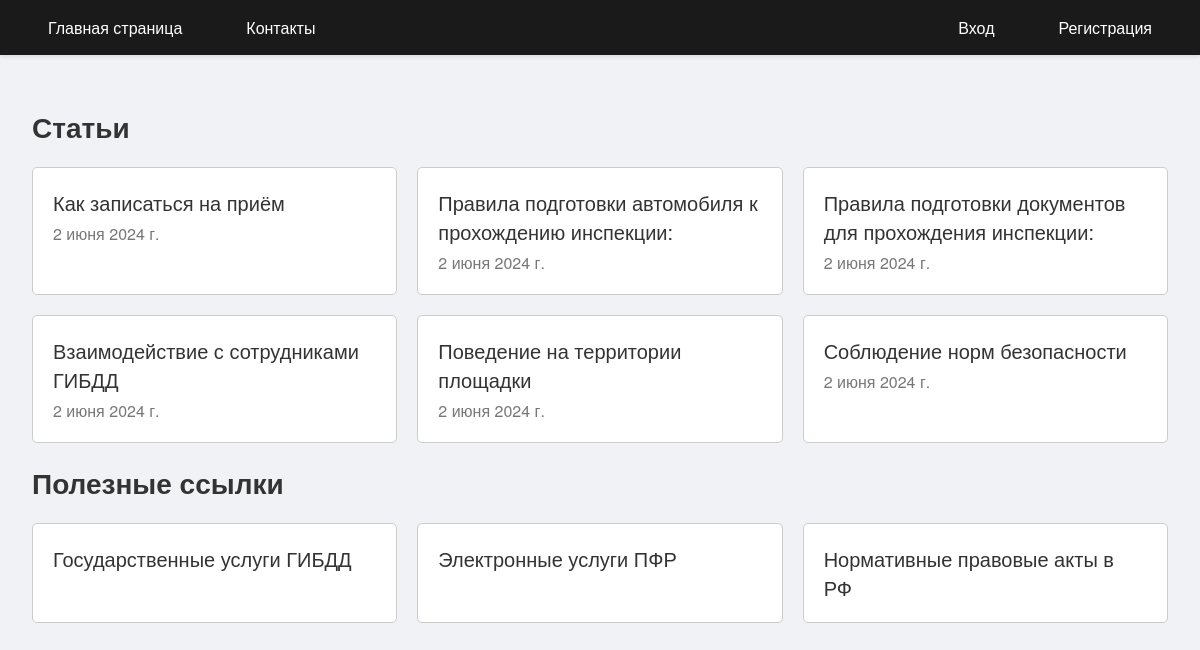
The page / on the database its author committed.
### inspection/models.py (models this page shows, shortened)
class Article(models.Model):
    title = models.CharField(max_length=200, verbose_name='Название')
    content = models.TextField(verbose_name='Описание')
    date_published = models.DateField(auto_now_add=True, verbose_name='Дата публикации')

### inspection/views.py (the view)
# urls.py: path('', views.index, name='index'),
def index(request):
    articles = Article.objects.all()
    return render(request, 'inspection/index.html', {'articles': articles})

### inspection/templates/inspection/index.html (shortened to what this page needs)
{% extends 'inspection/base.html' %}
{% block content %}
<h1>Статьи</h1>
<ul class="article-list">
    {% for article in articles %}
    <li>
        <a href="{% url 'article_detail' article.pk %}">
            {{ article.title }}
        </a>
        <p>{{ article.date_published }}</p>
    </li>
    {% endfor %}
</ul>
<h1>Полезные ссылки</h1>
<ul class="article-list">
    <li>
        <a href="https://gibdd.org/e">
        Государственные услуги ГИБДД
        </a>
    </li>
    <li>
        <a href="https://es.pfrf.ru/">
        Электронные услуги ПФР
        </a>
    </li>
    <li>
        <a href="http://pravo.minjust.ru/">
         Нормативные правовые акты в РФ
        </a>
    </li>
</ul>
{% endblock %}

### inspection/templates/inspection/base.html (shortened to what this page needs)
{% load static %}
<!DOCTYPE html>
<html lang="en">
<head>
    <link rel="stylesheet" href="{% static 'inspection/styles.css' %}">
</head>
<body>
    <header>
        <nav>
            <ul class="main-nav">
                <li><a href="{% url 'index' %}">Главная страница</a></li>
                <li><a href="{% url 'contact' %}">Контакты</a></li>
            </ul>
            <ul class="user-nav">
                {% if user.is_authenticated %}
                    <li>
                        <form method="post" action="{% url 'logout' %}">
                            {% csrf_token %}
                            <button type="submit">Выход</button>
                        </form>
                    </li>
                {% else %}
                    <li><a href="{% url 'login' %}">Вход</a></li>
                    <li><a href="{% url 'register' %}">Регистрация</a></li>
                {% endif %}
            </ul>
        </nav>
    </header>
    <main>
        {% block content %}
        {% endblock %}
    </main>
</body>
</html>

### inspection/static/inspection/styles.css (style rules this page uses)
body { font-family: 'Helvetica Neue', Arial, sans-serif; margin: 0; padding: 0; background-color: #f0f2f5; color: #333; }
header { background-color: #1a1a1a; color: #fff; padding: 1rem; box-shadow: 0 2px 4px rgba(0, 0, 0, 0.1); }
nav { display: flex; justify-content: space-between; align-items: center; }
nav ul { list-style: none; padding: 0; margin: 0; display: flex; }
nav ul li { margin: 0 1rem; }
nav ul li a, nav ul li form button { color: #fff; text-decoration: none; padding: 0.5rem 1rem; border-radius: 5px; transition: background-color 0.3s, color 0.3s; }
.main-nav { flex: 1; }
.user-nav { display: flex; }
main { padding: 2rem; }
.article-list { list-style: none; padding: 0; display: flex; flex-wrap: wrap; gap: 20px; }
.article-list li { background: #fff; padding: 20px; border: 1px solid #ccc; border-radius: 5px; flex: 1 1 calc(33% - 20px); box-sizing: border-box; transition: box-shadow 0.3s; }
.article-list a { font-size: 20px; text-decoration: none; color: #333; }
.article-list p { margin: 5px 0 0; color: #777; }
h1, h2 { color: #333; font-weight: 600; }
h1 { font-size: 28px; margin-bottom: 20px; }

### rows shown on the page
Article: title "Как записаться на приём", date_published "2 июня 2024 г."
Article: title "Правила подготовки автомобиля к прохождению инспекции:", date_published "2 июня 2024 г."
Article: title "Правила подготовки документов для прохождения инспекции:", date_published "2 июня 2024 г."
Article: title "Взаимодействие с сотрудниками ГИБДД", date_published "2 июня 2024 г."
Article: title "Поведение на территории площадки", date_published "2 июня 2024 г."
Article: title "Соблюдение норм безопасности", date_published "2 июня 2024 г."
